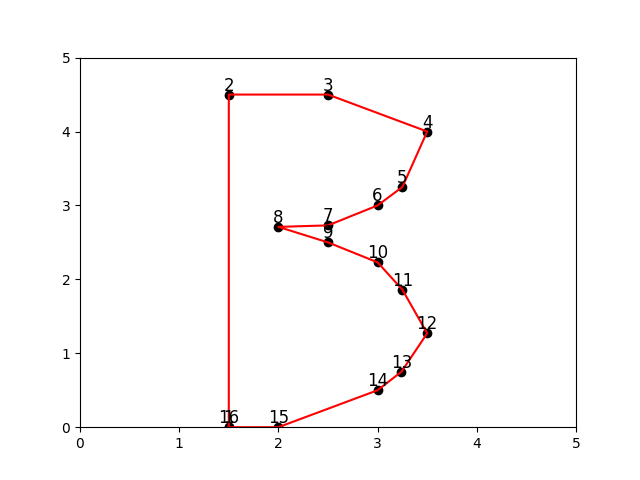

Write Python code to recreate this figure.
import matplotlib.pyplot as plt

# Define os pontos para a letra B
points = [(1.5,0),(1.5, 4.5), (2.5,4.5), (3.5,4), (3.25,3.25), (3,3), (2.5,2.73),(2,2.71),(2.5,2.5),(3,2.23),(3.25,1.86),(3.5,1.27),(3.24,0.75),(3,0.5),(2,0),(1.5,0)]
x_coords = [point[0] for point in points]
y_coords = [point[1] for point in points]

# Plota a letra B
plt.plot(x_coords, y_coords, 'r-')
plt.scatter(x_coords, y_coords, color='black')
plt.axis([0, 5, 0, 5])
# Adiciona números nos pontos
for i, point in enumerate(points):
    plt.text(point[0], point[1], str(i+1), fontsize=12, ha='center', va='bottom')
plt.savefig('letraB.png')
# Mostra o gráfico
# Mostra o gráfico com pontos pretos
